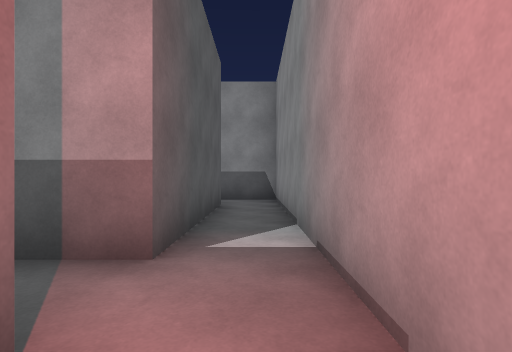
View 1 (above)

20 first-person views from a walk through a scene from a Unity 3-D project. The camera is 1.2 m above the floor, looks level and sees 80° across. The floor is counted in squares, 2 m on a side. Each view is taken from the middle of a square. On the plan, view 1 faces up. The plan holds only what a view shows up to about 9 squares ahead; the rest is blank. The player character is not drawn. Door leaves are left out, so doorways stand open.

View 2
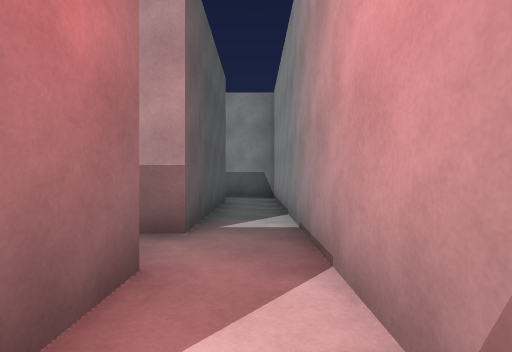

View 3
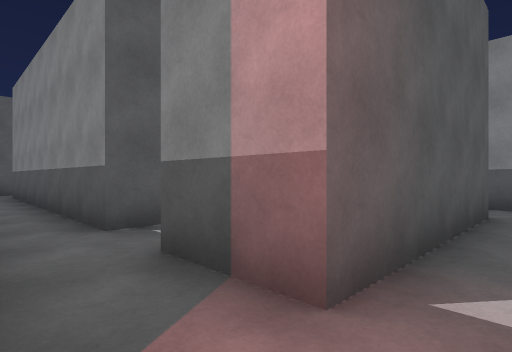

View 4
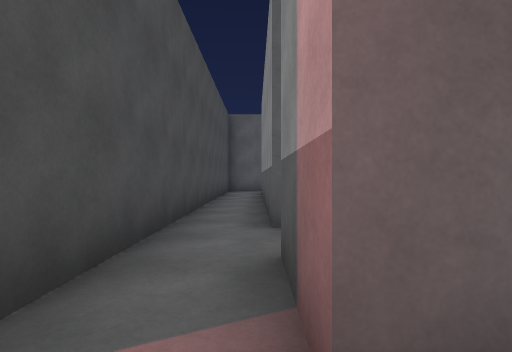

View 5
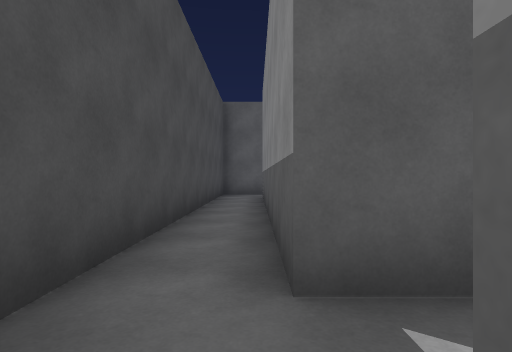

View 6
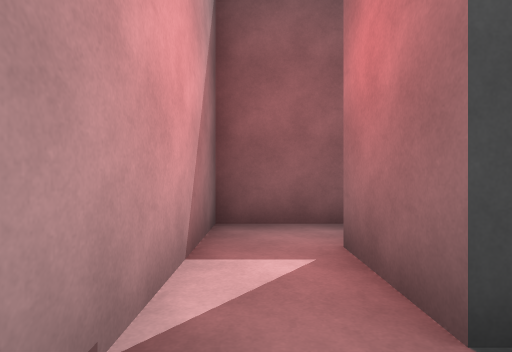

View 7
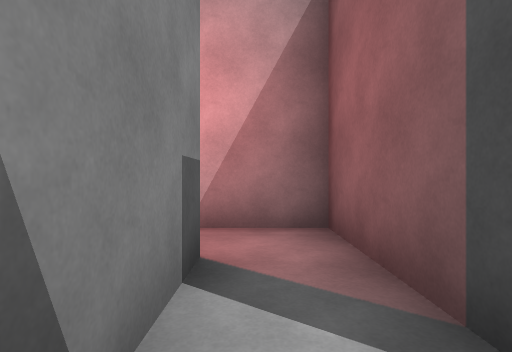

View 8
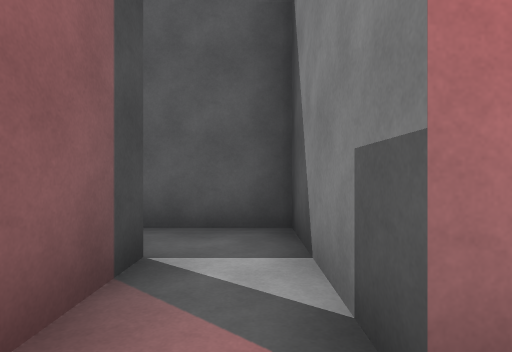

View 9
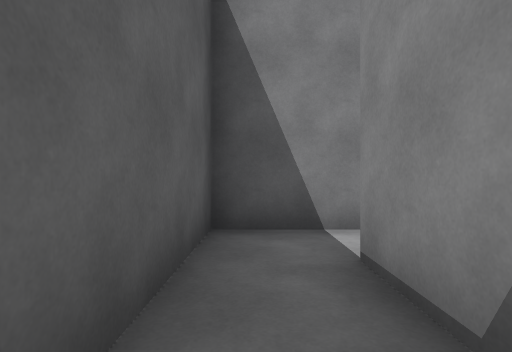

View 10
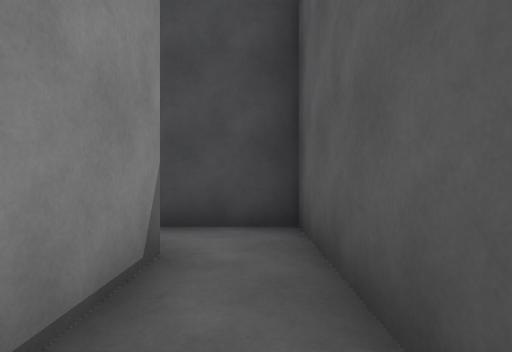

View 11
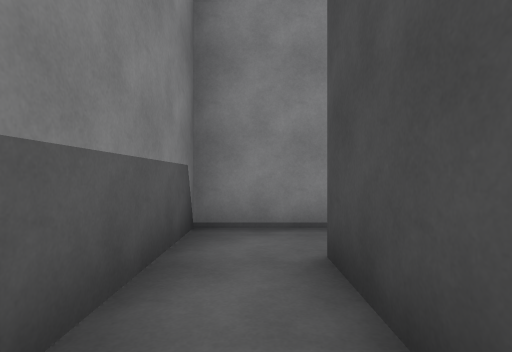

View 12
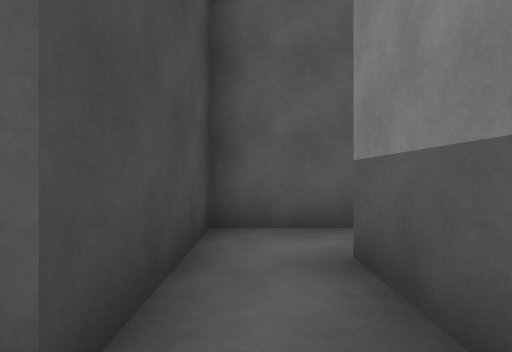

View 13
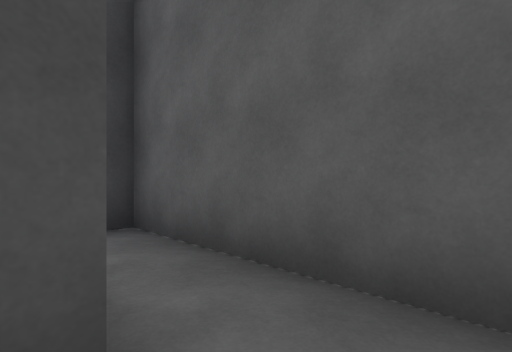

View 14
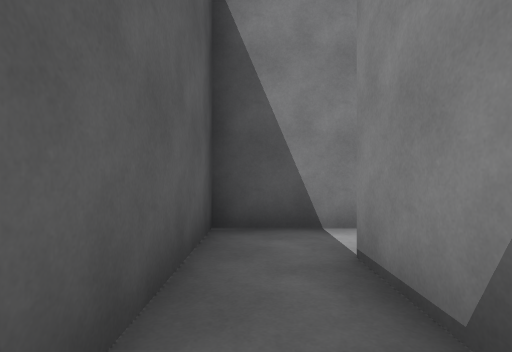

View 15
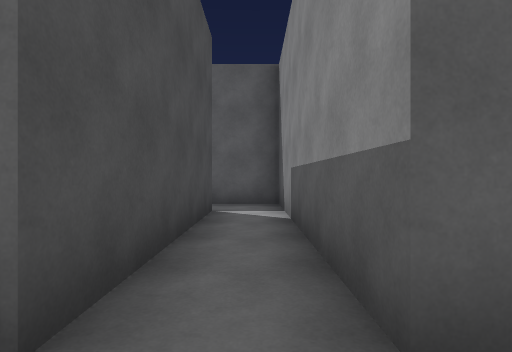

View 16
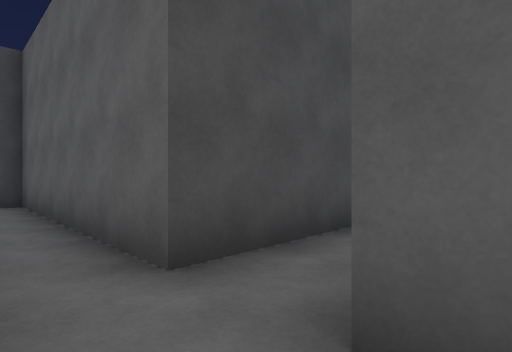

View 17
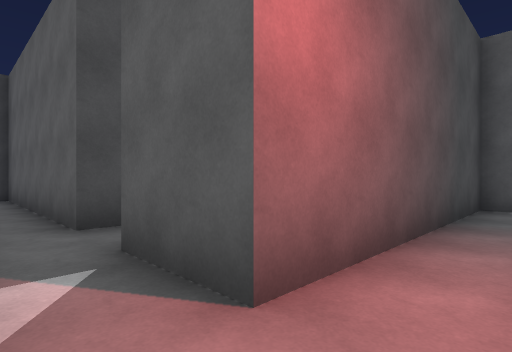

View 18
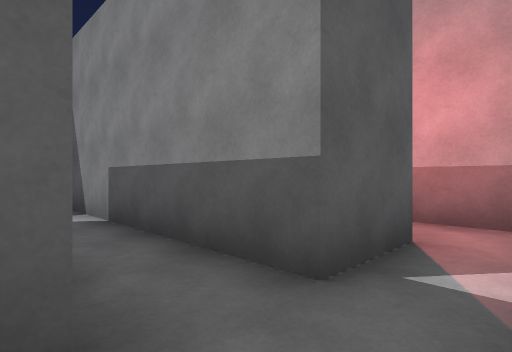

View 19
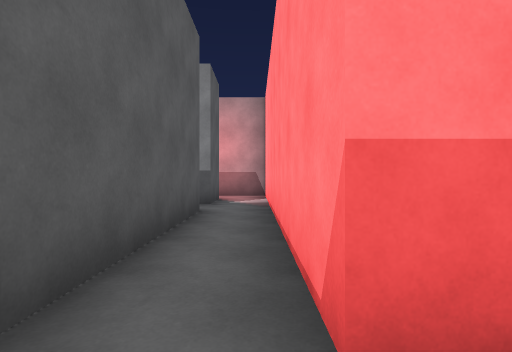

View 20
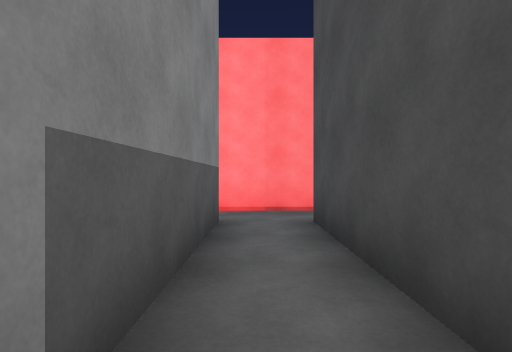

### Floor plan
Points are (right, up) in squares from view 1. A wall is a line through its corners. A room is listed if a view was taken in it or the views show most of it. See-through windows are left out.
Room 1 (views 1, 3, 4, 5, 6, 12)
walls: (-2.6, 6.5) (-0.7, 6.5) (-0.7, 2.2) (-2.4, 2.2); (-2.4, 0.9) (-0.7, 0.9) (-0.7, -0.6); (0.5, -0.6) (0.5, 7.7) (-2.3, 7.7)
ways out: opening at (0, 0.5) to room 2; opening at (-1.5, 7) to room 5; opening at (-1.5, 2)
Room 2 (views 2, 8)
walls: (-0.7, -0.6) (-2.6, -0.6); (-2.3, -1.8) (0.5, -1.8) (0.5, -0.6)
ways out: opening at (0, 0.5) to room 1; opening at (-1.5, -1) to room 3
Room 3 (views 7, 10)
walls: (-2.6, -0.6) (-3.5, -0.6) (-3.5, -3.6); (-2.3, -3.4) (-2.3, -1.8)
ways out: opening at (-1.5, -1) to room 2; opening at (-3, -2.5) to room 4
Room 4 (view 9)
walls: (-3.5, -3.6) (-3.5, -4.6) (-1.8, -4.6)
ways out: opening at (-3, -2.5) to room 3; opening at (-1.5, -4)
Room 5 (views 11, 14)
walls: (-3.5, 7.5) (-3.5, 6.5) (-2.6, 6.5)
ways out: opening at (-1.5, 7) to room 1; opening at (-3, 8.5) to room 6
Room 6 (views 13, 15, 18, 19, 20)
walls: (2, 10.5) (-3.5, 10.5) (-3.5, 7.5); (3.9, 5) (3.3, 5) (3.3, 10.4); (-2.3, 7.7) (-2.3, 9.2) (2, 9.2) (2, 3.8)
ways out: opening at (-3, 8.5) to room 5; opening at (3, 11.5) to room 7
Room 7 (views 16, 17)
walls: (2.6, 13.3) (1.6, 13.3); (3.3, 10.4) (3.3, 12.4); (-3.5, 12) (2, 12) (2, 10.5)
ways out: opening at (3, 11.5) to room 6

Where each view was taken, in squares from view 1:
view 1: 0 up, 0 right, facing up
view 2: 1 down, 0 right, facing up
view 3: 1 up, 0 right, facing up-left
view 4: 2 up, 0 right, facing left
view 5: 2 up, 2 left, facing left
view 6: 2 up, 0 right, facing down
view 7: 1 down, 3 left, facing right
view 8: 1 down, 0 right, facing left
view 9: 4 down, 3 left, facing up
view 10: 1 down, 3 left, facing down
view 11: 7 up, 3 left, facing right
view 12: 7 up, 0 right, facing left
view 13: 10 up, 2 left, facing down-left
view 14: 7 up, 3 left, facing up
view 15: 10 up, 3 right, facing left
view 16: 11 up, 3 right, facing down-left
view 17: 13 up, 3 right, facing down-left
view 18: 9 up, 3 right, facing up-left
view 19: 4 up, 3 right, facing up
view 20: 10 up, 2 left, facing right
